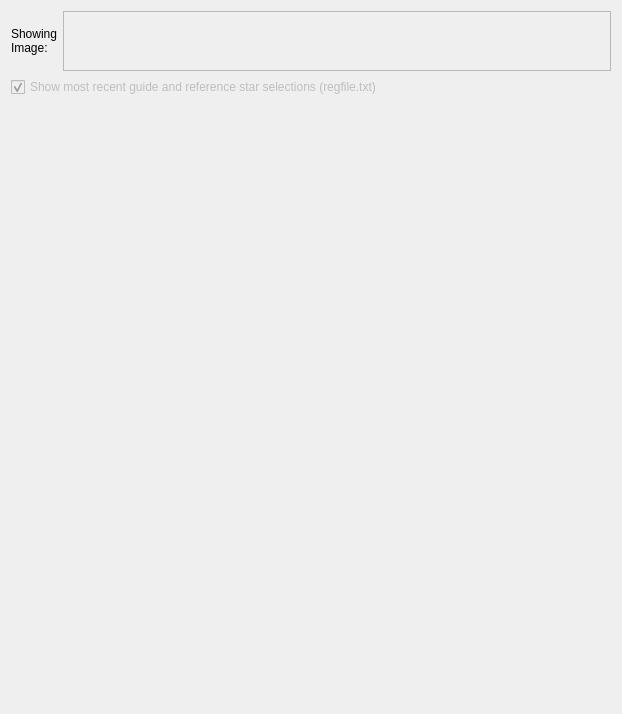
                <widget class="QWidget" name="tab_converted">
                 <attribute name="title">
                  <string>Converted FGS Image</string>
                 </attribute>
                 <layout class="QGridLayout" name="gridLayout_6">
                  <item row="1" column="0" colspan="2">
                   <widget class="QCheckBox" name="checkBox_showStars">
                    <property name="enabled">
                     <bool>false</bool>
                    </property>
                    <property name="toolTip">
                     <string>Show or hide the locations of stars and star selections as found in the ALLpsfs.txt and regfile in the root directory</string>
                    </property>
                    <property name="text">
                     <string>Show most recent guide and reference star selections (regfile.txt)</string>
                    </property>
                    <property name="checked">
                     <bool>true</bool>
                    </property>
                   </widget>
                  </item>
                  <item row="0" column="1">
                   <widget class="QTextEdit" name="textEdit_showingConverted">
                    <property name="enabled">
                     <bool>false</bool>
                    </property>
                    <property name="sizePolicy">
                     <sizepolicy hsizetype="Expanding" vsizetype="Maximum">
                      <horstretch>0</horstretch>
                      <verstretch>0</verstretch>
                     </sizepolicy>
                    </property>
                    <property name="maximumSize">
                     <size>
                      <width>16777215</width>
                      <height>60</height>
                     </size>
                    </property>
                    <property name="toolTip">
                     <string>Path to the converted FGS image found at the out and root directories specified</string>
                    </property>
                    <property name="styleSheet">
                     <string notr="true">QTextEdit { background-color : #ECECEC }
\</string>
                    </property>
                   </widget>
                  </item>
                  <item row="0" column="0">
                   <widget class="QLabel" name="label_showingConverted">
                    <property name="toolTip">
                     <string>Path to the converted FGS image found at the out and root directories specified</string>
                    </property>
                    <property name="text">
                     <string>Showing
Image:</string>
                    </property>
                    <property name="buddy">
                     <cstring>label_showingInput</cstring>
                    </property>
                   </widget>
                  </item>
                  <item row="2" column="0" colspan="2">
                   <widget class="QWidget" name="canvas_converted_slot" native="true">
                    <property name="sizePolicy">
                     <sizepolicy hsizetype="Expanding" vsizetype="Expanding">
                      <horstretch>0</horstretch>
                      <verstretch>0</verstretch>
                     </sizepolicy>
                    </property>
                    <property name="minimumSize">
                     <size>
                      <width>600</width>
                      <height>600</height>
                     </size>
                    </property>
                   </widget>
                  </item>
                 </layout>
                </widget>
